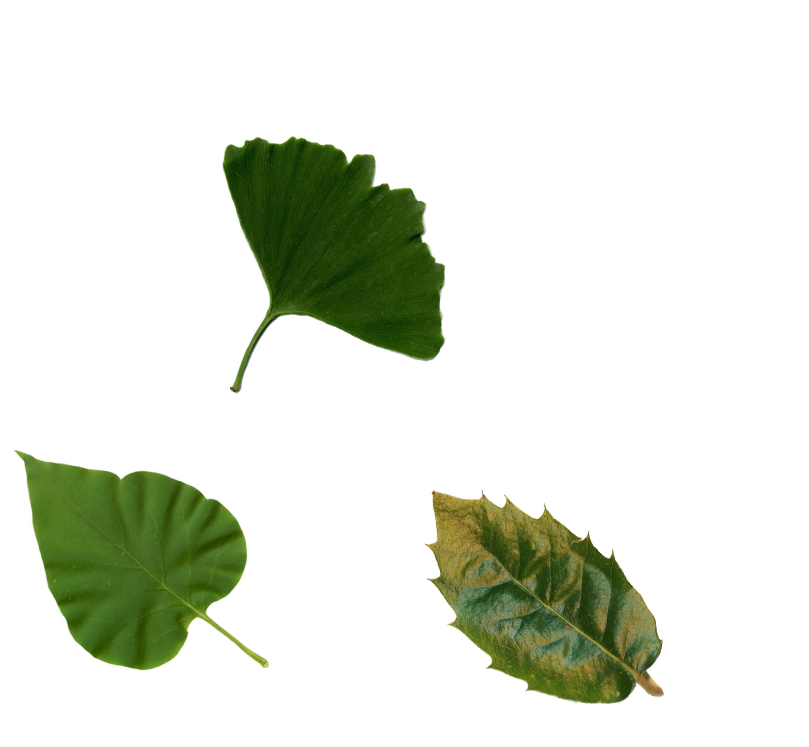
#> input picture Folhas/Teste18.png, 1617 x 1493 px, given in place of Teste01.png, which was not available (shown at 1/2 size)
$ python mainzinha.py
#> lines starting #> are read from the running program, lines starting #| are printed output that depends on the picture; after the words box and inside, x2 and y2 are one past the last pixel; in counts of white or black regions, pixels touching at a corner belong together; pictures that were not available may be replaced by others from this repository, and a replacement may not be noted
import numpy as np
from matplotlib import pyplot as plt
import cv2
import pandas as pd
import copy
import time
from scipy import ndimage
import os, sys

WHITE = 240 #constante para checagem de branco

#dicionário que define as 8 posíveis posições de um vizinho, iniciando pelo vizinho à esquerda
neighbors = {
    "n_0": [ 0,-1],
    "n_1": [-1,-1],
    "n_2": [-1, 0],
    "n_3": [-1, 1],
    "n_4": [ 0, 1],
    "n_5": [ 1, 1],
    "n_6": [ 1, 0],
    "n_7": [ 1,-1]
}

inverse_neighbors = {
    "[-1 -1]": 1,
    "[-1  0]": 2,
    "[-1  1]": 3,
    "[ 0 -1]": 0,
    "[0 1]"  : 4,
    "[ 1 -1]": 7,
    "[1 0]"  : 6,
    "[1 1]"  : 5
}

freeman_dict = ['4', '3', '2', '1', '0', '7', '6', '5']

# função para buscar no dicionário em qual posição "neig" está em relação a "center"
def find_n(center, neig):
    delta = neig - center
    cont_n = inverse_neighbors[str(delta)]

    return cont_n

# função para verificar se o ponto p está dentro dos limites da matriz
def in_limits(p, limits):
    return p[0] < limits[0] and p[0] >= 0 and p[1] < limits[1] and p[1] >= 0

# rotaciona a sequencia de freeman para obter o menor valor inteiro
def rot_freeman(freeman):
    free_min_str = freeman
    free_min = int(freeman)
    for i in range(len(freeman)):
        freman_len_minus_1 = len(freeman)-1
        new_freeman = freeman[freman_len_minus_1] + freeman[:freman_len_minus_1]
        if(int(new_freeman) < free_min):
            free_min = int(new_freeman)
            free_min_str = new_freeman
        freeman = new_freeman
    return free_min_str

# pega a sequencia de diferenças no caminho da sequencia de freeman
def first_dif(freeman):
    freman_len = len(freeman)
    first_dif_str = str((int(freeman[0]) - int(freeman[freman_len-1]))%8)
    for i in range(1, freman_len):
        first_dif_str += str((int(freeman[i]) - int(freeman[i-1]))%8)
    return first_dif_str


# passos 3 a 5 do Agoritmo Seguidor de Fronteira
def frontier_explorator(b, c, matrix, b_0, frontier, freeman):
    height = np.shape(matrix)[0]
    width  = np.shape(matrix)[1]
    # flag booleana que determina se o laço deve continuar. Torna-se verdadeira quando b=b_0
    back_to_beginning = False
    border = False
    freeman_cont = 0
    while not back_to_beginning:
        # verifica qual o n do c atual
        cont_n = find_n(b, c)

        # incrementa n para começar a olhar para o próximo vizinho
        cont_n = (cont_n+1)%8

        # se o proximo vizinho está fora dos limites da imagem, caminha pelos vizinhos para encontrar um contido na imagem
        while not in_limits(b + neighbors["n_"+str(cont_n)], [height, width]):
            cont_n = (cont_n+1)%8

        # nk = próximo vizinho
        nk = b + neighbors["n_"+str(cont_n)]

        # laço busca o próximo pixel vizinho que não é branco
        while np.average(matrix[nk[0], nk[1]])>WHITE:
            cont_n = (cont_n+1)%8
            nk = b + neighbors["n_"+str(cont_n)]

        # adiciona a posição do proximo pixel a sequencia de freeman
        freeman += freeman_dict[cont_n]

        # cria a variável "k_minus_1", que guarda o índice do vizinho anterior
        k_minus_1 = (cont_n-1)%8

        # c corresponde ao vizinho anterior, b corresponde ao vizinho de valor 1
        c = b + neighbors["n_"+str(k_minus_1)]
        b = nk

        # joga o valor de b pra lista de pixels da fronteira
        frontier += [b]

        # verifica se b já voltou pro começo pra continuar a percorrer a fronteira
        if np.array_equal(b,b_0):
            back_to_beginning = True
    return (frontier, freeman)

# inicia o Algoritmo Seguidor de Fronteira com os Passos 1 e 2
def frontier_finder(last_b_0, matrix):
    all_done = False
    freeman = ""
    folha = True

    # percorre os pixels brancos da imagem até encontrar o primeiro pixel não-branco
    avg = np.mean(matrix,axis=-1)
    nao_nulo = avg<240
    achou = np.transpose(np.nonzero(nao_nulo))
    if len(achou)<20:
        return ([], True, last_b_0, folha, freeman)
    while achou[0,0] == 0:
        achou = np.delete(achou,0,0)
    b_0 = achou[0,:]

    # define c como o vizinho da esquerda do primeiro pixel não-branco
    c = b_0 + neighbors["n_1"]

    # procura o primeiro vizinho não branco para ser o próximo c
    cont_n = 1  #testar se cont_n=0 não funciona
    while np.average(matrix[c[0], c[1]])>WHITE:
        c = b_0 + neighbors["n_"+str(cont_n)]
        cont_n = (cont_n+1)%8
        if cont_n==0:
            achou = np.delete(achou,0,0)
            if len(achou)==0:
                return ([], True, b_0, folha, freeman)
            else:
                b_0 = achou[0,:]
                c = b_0 + neighbors["n_0"]
                cont_n = 0

    # adiciona a primeira mudança de direção à sequencia de freeman
    freeman += freeman_dict[cont_n]

    # passa o valor do atual pixel não-branco (c) para b, e passa o valor de b_0 para c
    b, c = c, b_0

    # adiciona b_0 e b para a lista de pixels percorridos
    frontier = [b_0, b]
    frontier_resp, freeman_resp = frontier_explorator(b, c, matrix, b_0, frontier, freeman)
    frontier += frontier_resp
    freeman += freeman_resp

    if len(frontier) < 50 or len(frontier) >= 25000:
        folha = False

    return (frontier, all_done, b_0, folha, freeman)

def segmentation(img, last_b_0):
    # chama o algoritmo seguidor de fronteira e armazena sua fronteira em "frontier"
    (frontier, all_done, last_b_0, folha, freeman) = frontier_finder(last_b_0, img)

    if not all_done:
        frontier_matrix = np.array(frontier)

        # define dimensões da sub-imagem
        min_y = np.min(frontier_matrix[:,0])
        max_y = np.max(frontier_matrix[:,0])
        min_x = np.min(frontier_matrix[:,1])
        max_x = np.max(frontier_matrix[:,1])
        frontier_height = max_y - min_y
        frontier_width  = max_x - min_x

        # padding de 1 ao redor da fronteira
        new_height = frontier_height+1
        new_width = frontier_width+1
        border_img = np.zeros((new_height, new_width))

        # reposiciona as coordernadas de frontier_matrix para o canto superior esquerdo
        frontier_matrix = frontier_matrix - [min_y, min_x]

        # transfere a fronteira para "border_img"
        for f in frontier_matrix:
            border_img[f[0], f[1]] = 1

        # cria máscar "mask" que será utilizada para extrair a sub-imagem da imagem original
        mask = copy.deepcopy(border_img)
        mask = ndimage.binary_fill_holes(mask).astype(int)

        # adiciona 3ª dimensão em mask3D para que o broadcast seja possível
        mask3D = np.zeros((new_height, new_width, 1))
        # pega os valores de mask
        mask3D[:,:,0] = mask
        # converte mask3D em uma matriz booleana
        mask3D = np.array(mask3D, dtype=bool)

        # aplica máscara "mask" sobre a imagem original, extraindo a subimagem "new_img"
        new_img = np.zeros((new_height, new_width,3))
        new_img = np.multiply(img[min_y:max_y+1, min_x:max_x+1], mask3D)
        img[min_y:max_y+1, min_x:max_x+1,:] = np.multiply(img[min_y:max_y+1, min_x:max_x+1], np.logical_not(mask3D))

        # troca fundos pretos da aplicação da máscara por fundos brancos
        new_img = np.where(mask3D==[0],[255,255,255], new_img)
        img_part = np.where(mask3D==[0], img[min_y:max_y+1, min_x:max_x+1], [255,255,255])
        img[min_y:max_y+1, min_x:max_x+1] = img_part

        # transforma imagem de borda em imagem RGB
        # determina os valores de "border_rgb", trocando fundo preto da imagem de borda por fundo branco e deixa o contorno preto
        border_test = np.where(border_img==0, 255, 0)
        border_rgb = np.stack((border_test, border_test, border_test),axis=-1)

        # pega o perimetro da sub-imagem
        perimeter = len(frontier)

        return (border_rgb, new_img, img, all_done, last_b_0, folha, freeman, perimeter)
    else:
        return (0,0,0, all_done, last_b_0, folha, freeman, 0)

# img_num é o inteiro correspondente à iteração do laço
def open_img_save_subimgs(img_num, df):
#> called with img_num = 1
    str_num = str(img_num).zfill(2)
    path = "Folhas/Teste"+str_num+".png"
    img = cv2.imread(path)
#> img is the input picture: shape (1493, 1617, 3); mean B, G, R 217.8, 228.8, 224.3
    height = np.shape(img)[0]
#> height = 1493
    width = np.shape(img)[1]
#> width = 1617

    all_done = False
    subimg_counter = 0
    last_b_0 = np.array([0,1])
    time_before_time = time.time()
    name = "Teste"+str_num
    while not all_done:
        t0 = time.time()
        border_rgb, new_img, img, all_done, last_b_0, folha, freeman, perimeter = segmentation(img, last_b_0)
        if not all_done and folha:
            subimg_counter+=1
            str_num_sub = str(subimg_counter).zfill(2)

            new_img_path = "Folhas/Teste"+str_num+"-"+str_num_sub+".png"
            cv2.imwrite(new_img_path, new_img)
            border_path = "Folhas/Teste"+str_num+"-"+str_num_sub+"-P.png"
            cv2.imwrite(border_path, border_rgb)
            t1 = time.time()

            # rotaciona a sequencia de freeman para obter o menor valor inteiro
            freeman = rot_freeman(freeman)

            # pega o vetor de diferenças da cadeia de freeman
            first_difference = first_dif(freeman)

            # adiciona a linha referente a sub-imagem ao dataframe que irá gerar o .csv
            df_row = {
                'ID Imagem': name,
                'ID Folha': str_num_sub,
                'Perímetro': perimeter,
                'Primeira Diferença': first_difference
            }
            df = df.append(df_row, ignore_index = True)

            # descomente o código a seguir para checar o tempo para cada sub imagem
            '''
            print("Subimagem "str_num+"-"+str_num_sub+" salva.")
            print(f"Tempo: {t1-t0}")
            print("-"*20)
            '''
#> this loop made 1 pass
#> pass 1, in frontier_finder, `avg = np.mean(matrix,axis=-1)`:
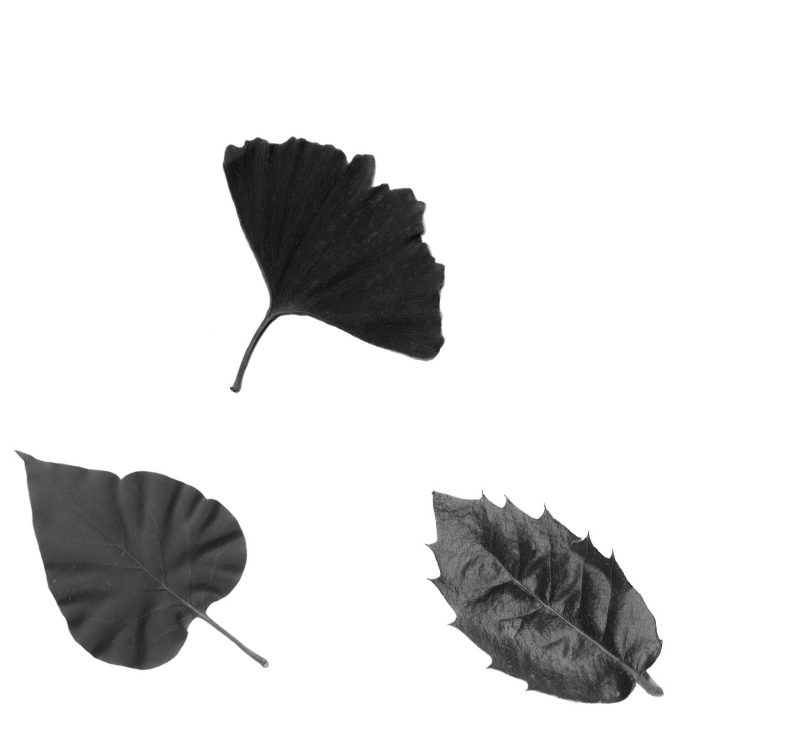
#> avg: shape (1493, 1617) float64 (shown at 1/2 size); min 3.67, max 255, mean 223.6
#> pass 1, in frontier_finder, `nao_nulo = avg<240`:
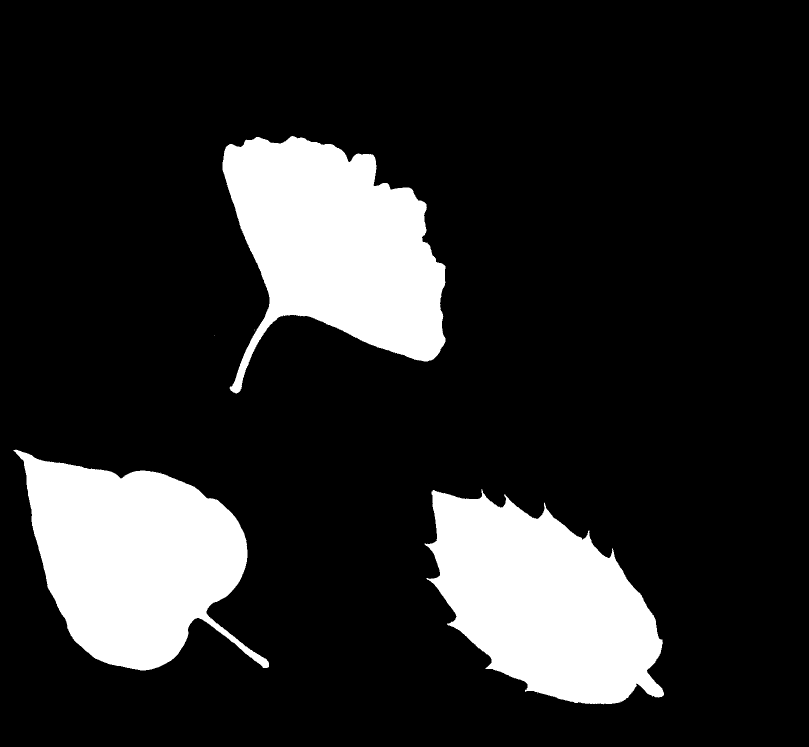
#> nao_nulo: shape (1493, 1617) bool (shown at 1/2 size); 16.6% white; 5 white regions (2 under 20 px), largest, box (x1, y1, x2, y2) and area: (445, 272, 891, 787) 136531, (27, 899, 538, 1341) 133597, (849, 978, 1328, 1409) 131088
#> pass 1, in segmentation, `new_img = np.multiply(img[min_y:max_y+1, min_x:max_x+1], mask3D)`:
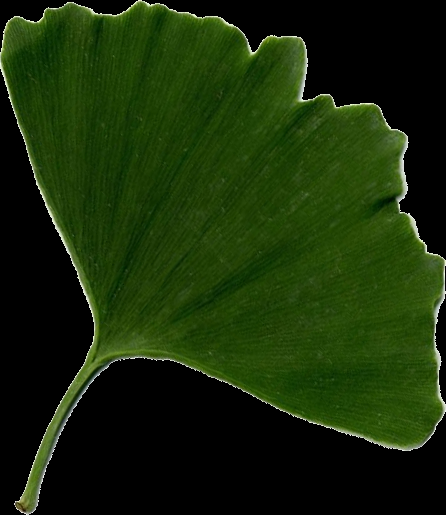
#> new_img: shape (515, 446, 3); mean B, G, R 8, 43.1, 23.9
#> pass 1, in segmentation, `new_img = np.where(mask3D==[0],[255,255,255], new_img)`:
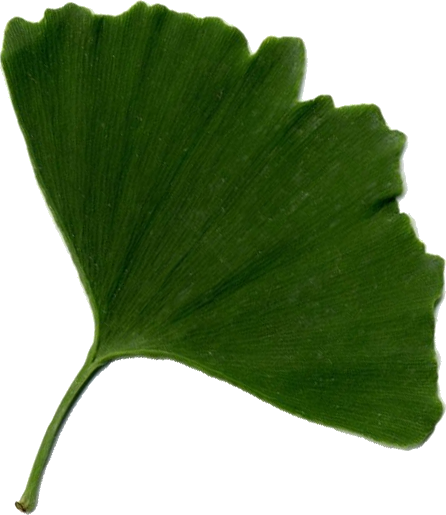
#> new_img: shape (515, 446, 3) int64; mean B, G, R 111.4, 146.5, 127.3
#> after the loop:
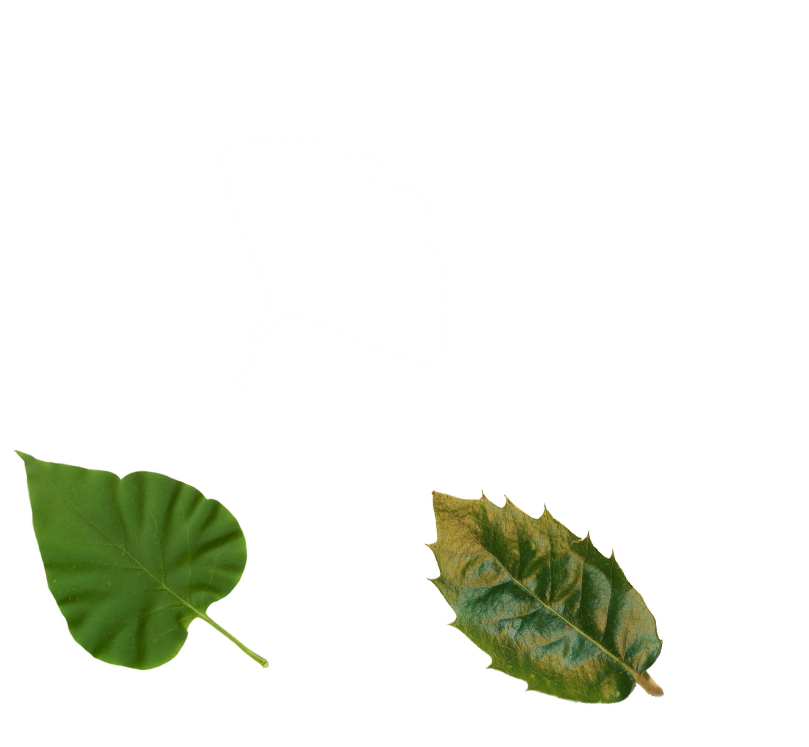
#> img: shape (1493, 1617, 3) (shown at 1/2 size); 5.66% of pixels changed, all inside (x1, y1, x2, y2) = (445, 272, 891, 787)


    time_after_time = time.time()
    total_time = time_after_time-time_before_time
    print("Imagem "+str_num)
    print(f"Folhas identificadas: {subimg_counter} folhas")
    print(f"Tempo para esta imagem: {total_time} segundos")
    avg_time = total_time/subimg_counter
    print(f"Tempo médio por folha nesta imagem: {avg_time} segundos")
    print("-"*20)
    return df, subimg_counter

print("Aguarde, segmentação em andamento.")
print("O tempo médio para cada imagem depende da máquina, mas pode levar de 30 a 230 segundos.")
print("-"*20)
df = pd.DataFrame(columns = ['ID Imagem', 'ID Folha', 'Perímetro', 'Primeira Diferença'])

t_ini = time.time()
total_folhas = 0
df_data = pd.DataFrame(columns = ['ID Imagem', 'ID Folha', 'Perímetro', 'Primeira Diferença'])
for i in range(1, 16):
#> (the run stopped early here; a loop or call above may not have finished)

$ run again, on Saidas/01/01-P.png
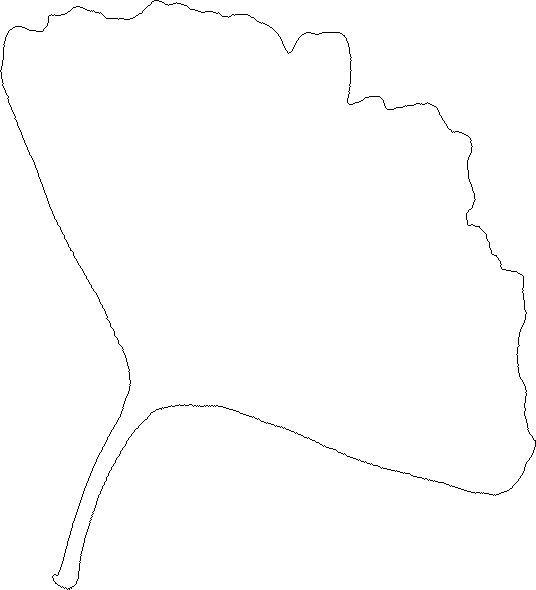
#> input picture Saidas/01/01-P.png, 536 x 590 px, given in place of Teste01.png, which was not available
#> in open_img_save_subimgs, img is the input picture: shape (590, 536, 3); 99.3% white; black in thin lines or dots
#> the loop in open_img_save_subimgs, `while not all_done:` made 1 pass
#> pass 1, in segmentation, `new_img = np.multiply(img[min_y:max_y+1, min_x:max_x+1], mask3D)`:
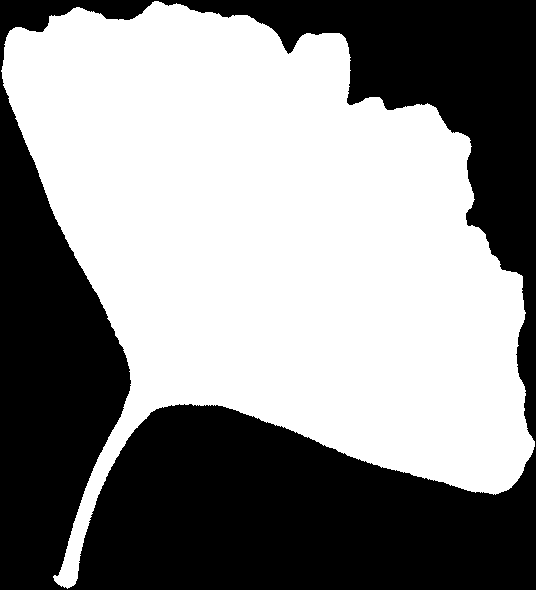
#> new_img: shape (590, 536, 3); 55.1% white; 1 black region, box (x1, y1, x2, y2) and area: (0, 0, 536, 590) 141998

$ run again, on Saidas/01/01.png
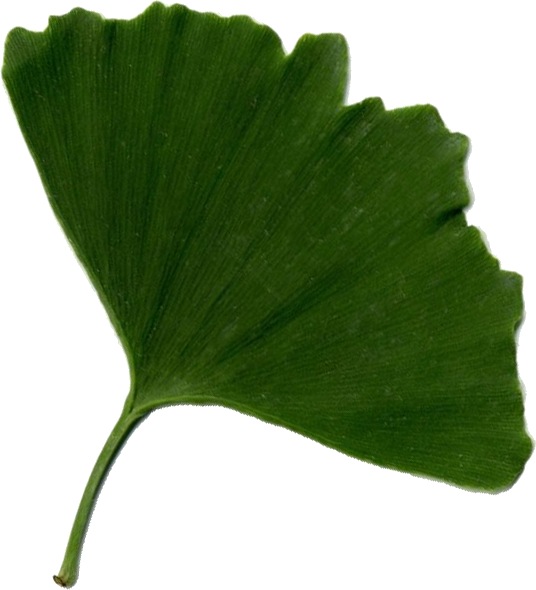
#> input picture Saidas/01/01.png, 536 x 590 px, given in place of Teste01.png, which was not available
#> in open_img_save_subimgs, img is the input picture: shape (590, 536, 3); mean B, G, R 120.3, 153.2, 135.2
#> the loop in open_img_save_subimgs, `while not all_done:` made 1 pass
#> pass 1, in frontier_finder, `nao_nulo = avg<240`:
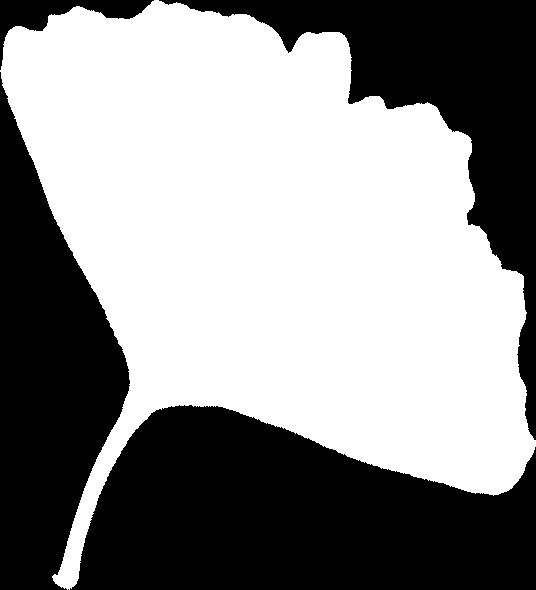
#> nao_nulo: shape (590, 536) bool; 55.7% white; 5 black regions (1 under 20 px), largest, box (x1, y1, x2, y2) and area: (70, 405, 536, 590) 62670, (0, 72, 130, 590) 38136, (159, 0, 536, 440) 36257, (0, 0, 154, 70) 2891
#> pass 1, in segmentation, `new_img = np.multiply(img[min_y:max_y+1, min_x:max_x+1], mask3D)`:
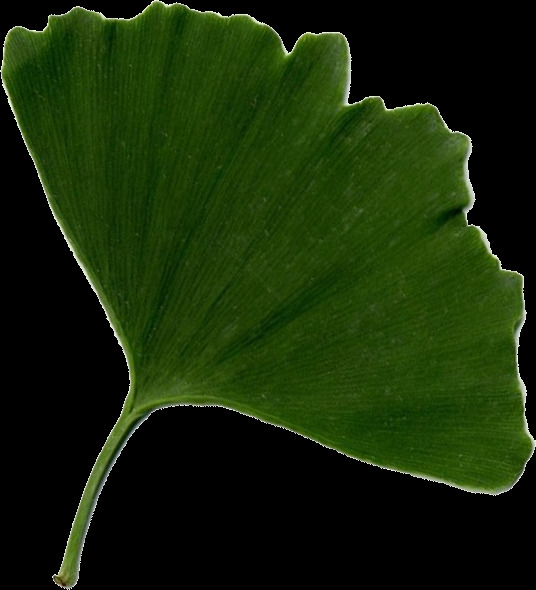
#> new_img: shape (590, 536, 3); mean B, G, R 7.4, 40.4, 22.3
